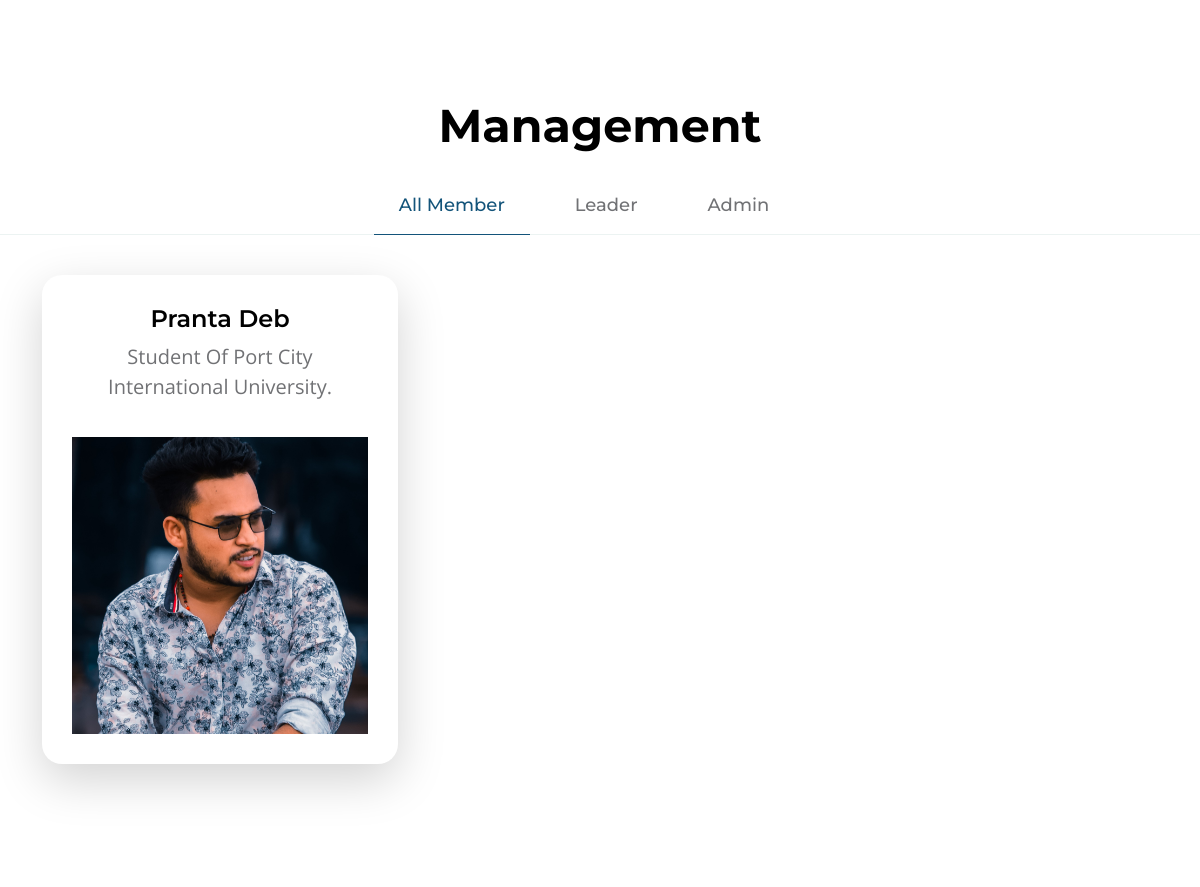
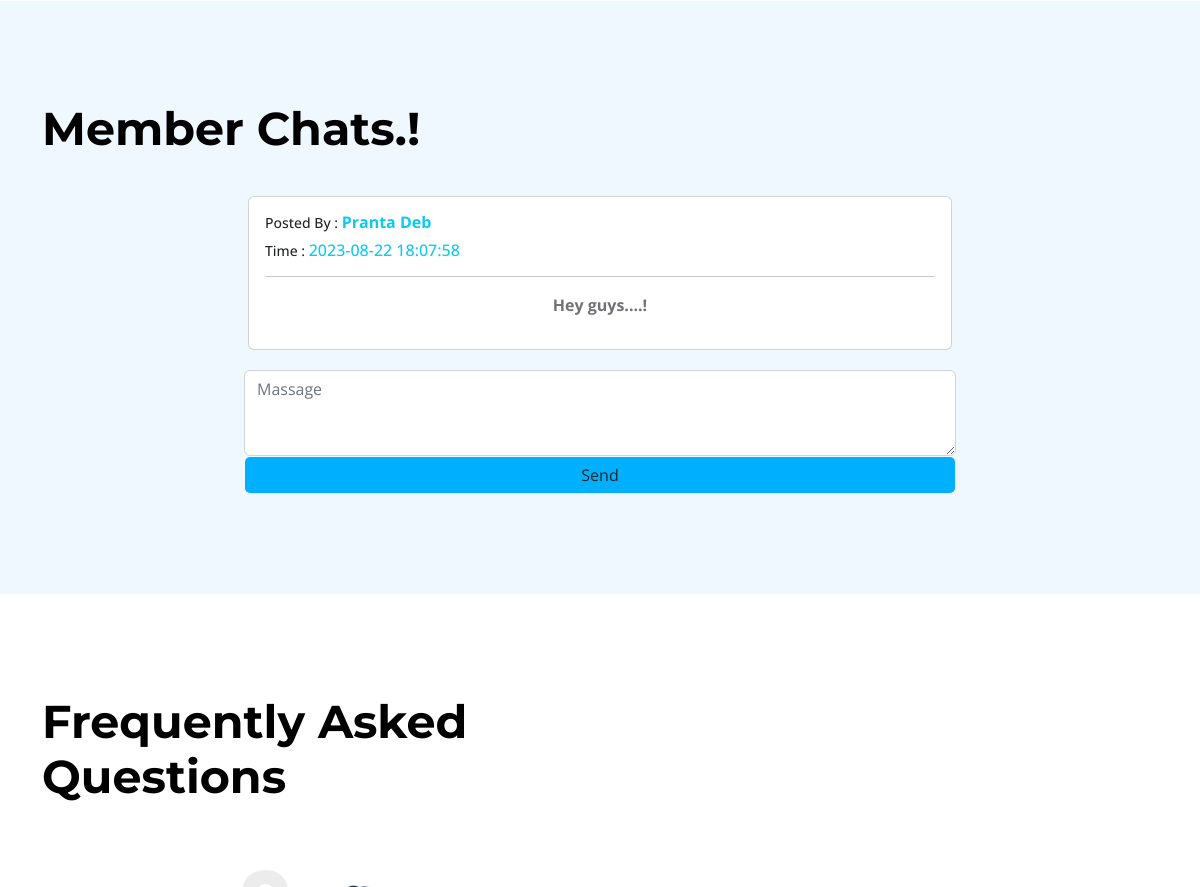
Before: / (middle part) with the older database file (2 pictures, top to bottom).
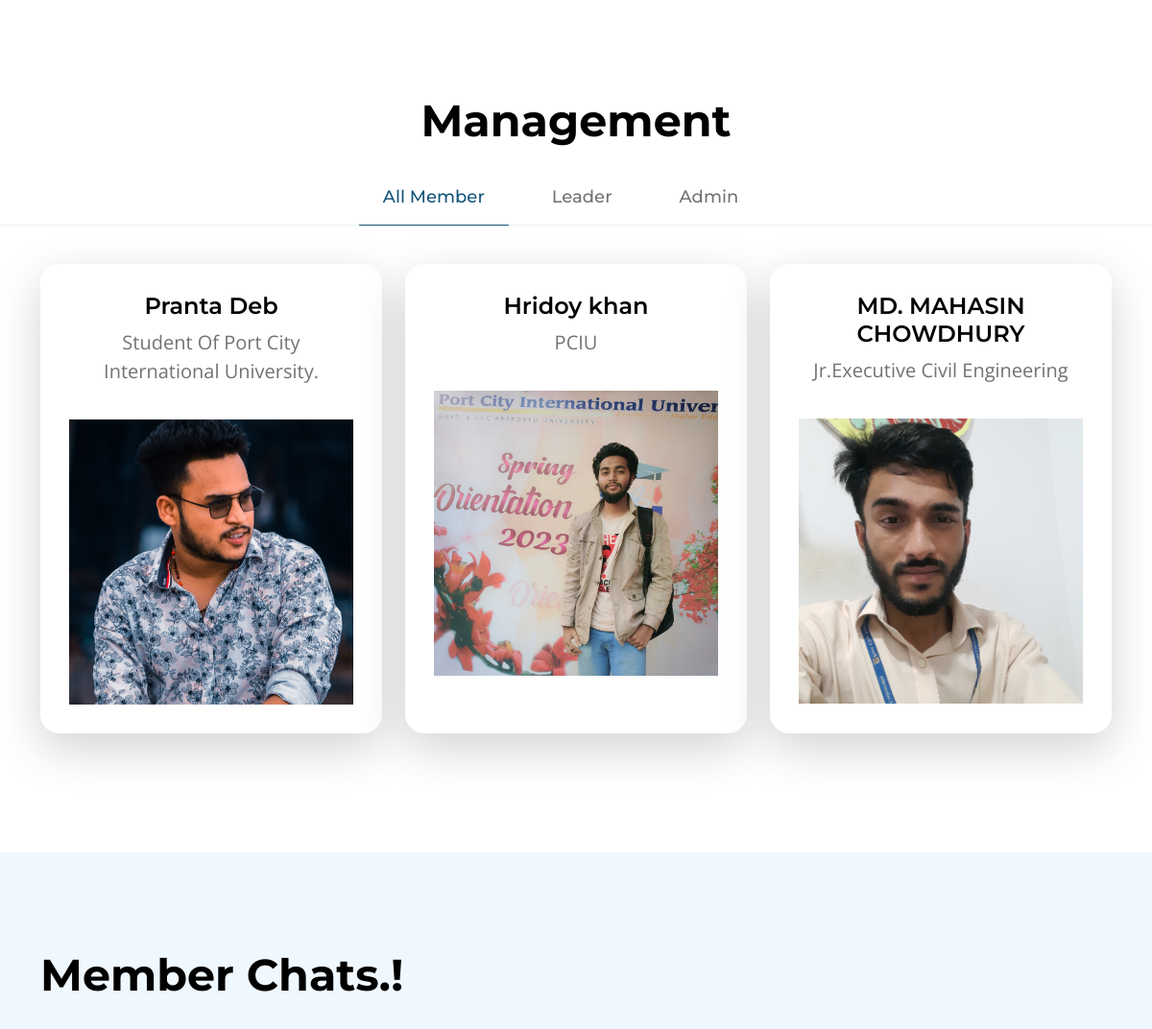
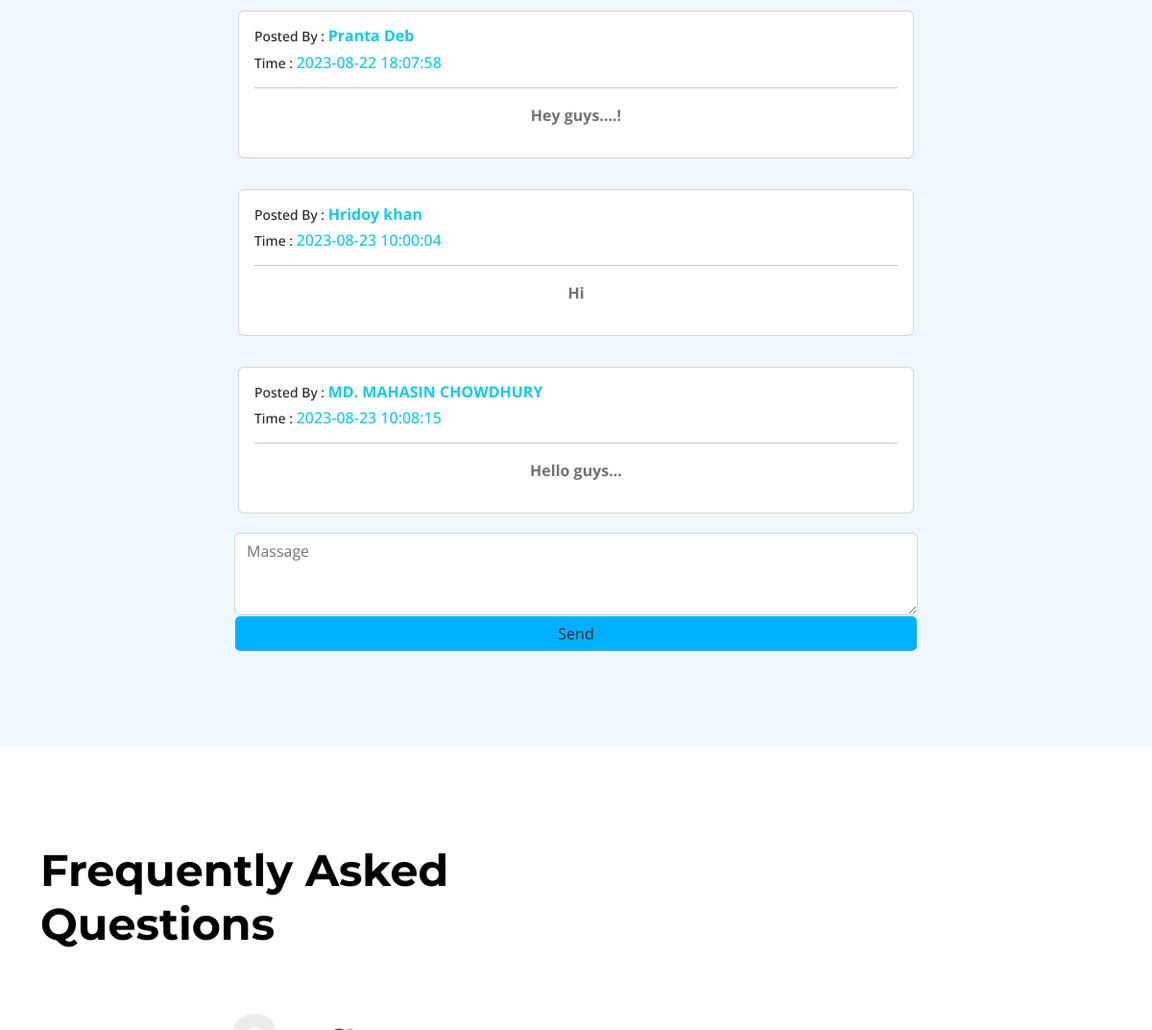
After: the same page with the newer database file (2 pictures, top to bottom).
### tables this page shows
CREATE TABLE `users` (
  `id` int(11) NOT NULL,
  `name` varchar(128) NOT NULL,
  `phone` varchar(32) NOT NULL,
  `password` varchar(128) NOT NULL,
  `title` varchar(512) NOT NULL,
  `image` varchar(512) NOT NULL,
  `role` set('admin','member','leader','unknown') NOT NULL,
  `created_at` timestamp NOT NULL DEFAULT CURRENT_TIMESTAMP
);

CREATE TABLE `chats` (
  `id` int(111) NOT NULL,
  `users_id` int(11) NOT NULL,
  `massage` varchar(512) NOT NULL,
  `created_at` timestamp NOT NULL DEFAULT CURRENT_TIMESTAMP ON UPDATE CURRENT_TIMESTAMP
);

### index.php (the view, shortened to what the changed rows need)
<?php
require "php/dbConfig.php";
?>
<!doctype html>
<html lang="en">
<head>
    <link href="css/bootstrap.min.css" rel="stylesheet">
    <link href="css/bootstrap-icons.css" rel="stylesheet">
    <link href="css/templatemo-topic-listing.css" rel="stylesheet">
    <link rel="stylesheet" href="css/customize.css">
    <link rel="stylesheet" href="css/textanimate.css">
    <link rel="stylesheet" href="css/sweetalert2.min.css">
</head>
<body id="top">
    <main id="main-content">
        <section class="explore-section section-padding" id="section_2">
            <div class="container">
                <div class="col-12 text-center">
                    <h2 class="mb-4">Management</h1>
                </div>
            </div>
            <div class="container">
                <div class="row">
                    <div class="col-12">
                        <div class="tab-content" id="myTabContent">
                            <div class="tab-pane fade show active" id="design-tab-pane" role="tabpanel" aria-labelledby="design-tab" tabindex="0">
                                <div class="row">
                                    <?php
                                    $selectAll = "SELECT * FROM users WHERE 1";
                                    $AllQuery = $db->query($selectAll);
                                    while ($All = $AllQuery->fetch_assoc()) {
                                        echo '<div class="col-lg-4 col-md-6 col-12 mb-4 mb-lg-4">
                                        <div class="custom-block bg-white shadow-lg">
                                            <a href="memberPofile.php?id=' . $All['id'] . '">
                                                <div class="">
                                                    <div class="text-center">
                                                        <h5 class="mb-2 text-center">' . $All['name'] . '</h5>
                                                        <p class="mb-0 text-center">' . $All['title'] . '</p>
                                                    </div>
                                                </div>
                                                <img src="images/' . $All['image'] . '" class="custom-block-image img-fluid">
                                            </a>
                                        </div>
                                    </div>';
                                    };
                                    ?>
                                </div>
                            </div>
                        </div>
                    </div>
                </div>
        </section>
        <section class="faq-section section-padding section-bg" id="section_3">
            <div class="container">
                <div class="row">
                    <div class="col-lg-6 col-12">
                        <h2 class="mb-4">Member Chats.!</h2>
                    </div>
                    <div class="col-lg-8 col-12 m-auto" style="height: 100%;">
                        <div class="card overflow-scroll flex-column-reverse" style="width: 100%; max-height: 600px; background-color: transparent !important; border: none;">
                            <?php
                            $selectQ2 = "select chats.*, users.name as name from chats,users where chats.users_id=users.id order by chats.created_at desc";
                            $member2 = $db->query($selectQ2);
                            while ($memberRow2 = $member2->fetch_assoc()) {
                                echo '<div class="card-body">
                                <div class="card" style="width: 100%;">
                                    <div class="card-body">
                                        <div>
                                            <p class="text-dark h6"><small>Posted By : <span class="text-info fw-bold h6">' . $memberRow2['name'] . '</span></small>
                                            </p>
                                            <p class="text-dark h6"><small>Time : <span class="text-info h6">' . $memberRow2['created_at'] . '</small></span>
                                            </p>
                                        </div>
                                        <hr>
                                        <p class="fs-6 fw-bold text-center">' . $memberRow2['massage'] . '</p>
                                    </div>
                                </div>
                            </div>';
                            };
                            ?>
                        </div>
                    </div>
                </div>
            </div>
        </section>
        <section class="faq-section section-padding" id="section_4">
            <div class="container">
                <div class="row">
                    <div class="col-lg-6 col-12">
                        <h2 class="mb-4">Frequently Asked Questions</h2>
                    </div>
                </div>
            </div>
        </section>
    </main>
</body>
</html>

Changed rows visible on the page:
added users: name "Hridoy khan", title "PCIU", image (picture)
added users: name "MD. MAHASIN CHOWDHURY", title "Jr.Executive Civil Engineering", image (picture)
added chats: users.name "MD. MAHASIN CHOWDHURY", created_at "2023-08-23 10:08:15", massage "Hello guys..."
added chats: users.name "Hridoy khan", created_at "2023-08-23 10:00:04", massage "Hi"
